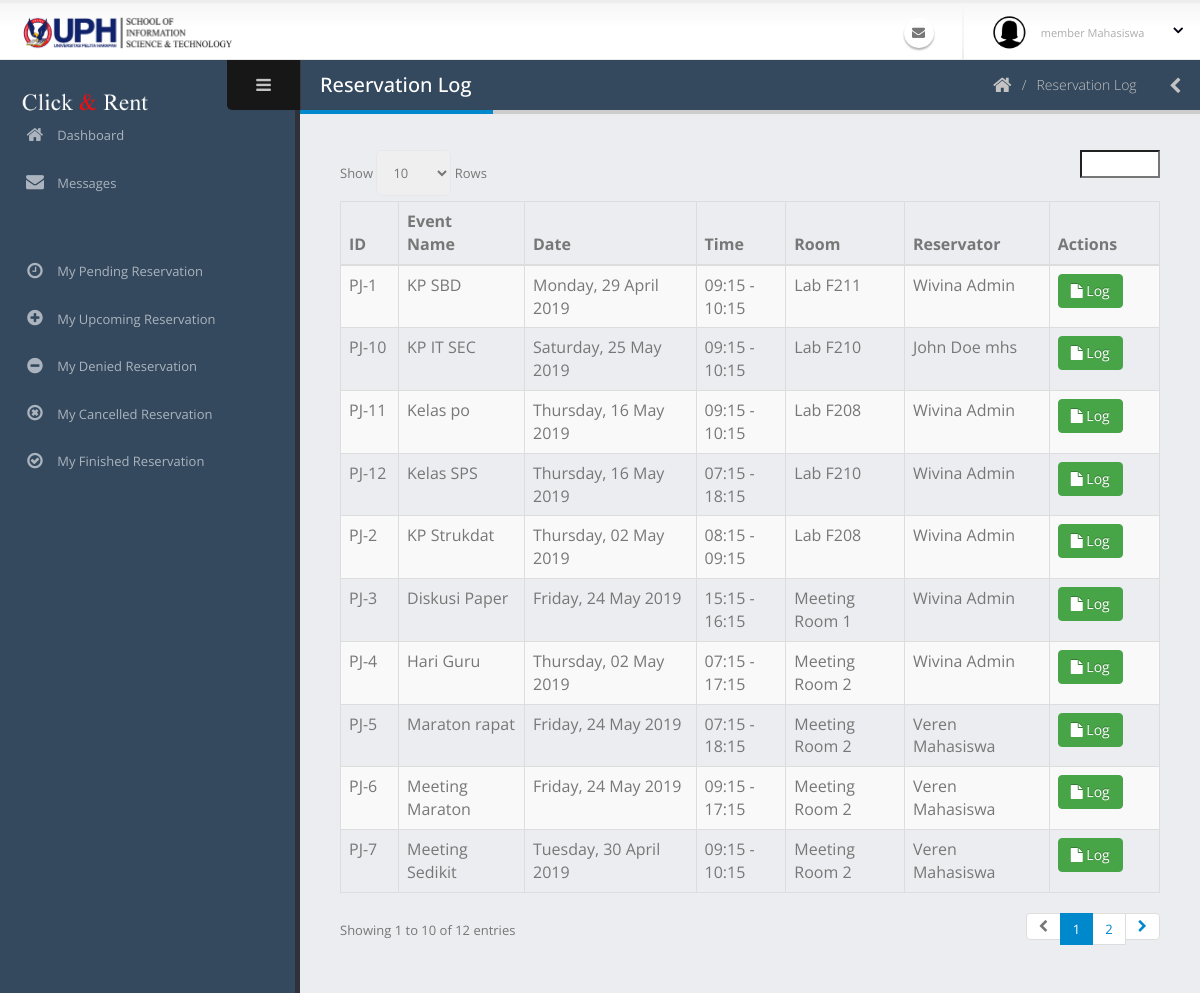
Before: /admin/logPeminjaman.php with the older database file.
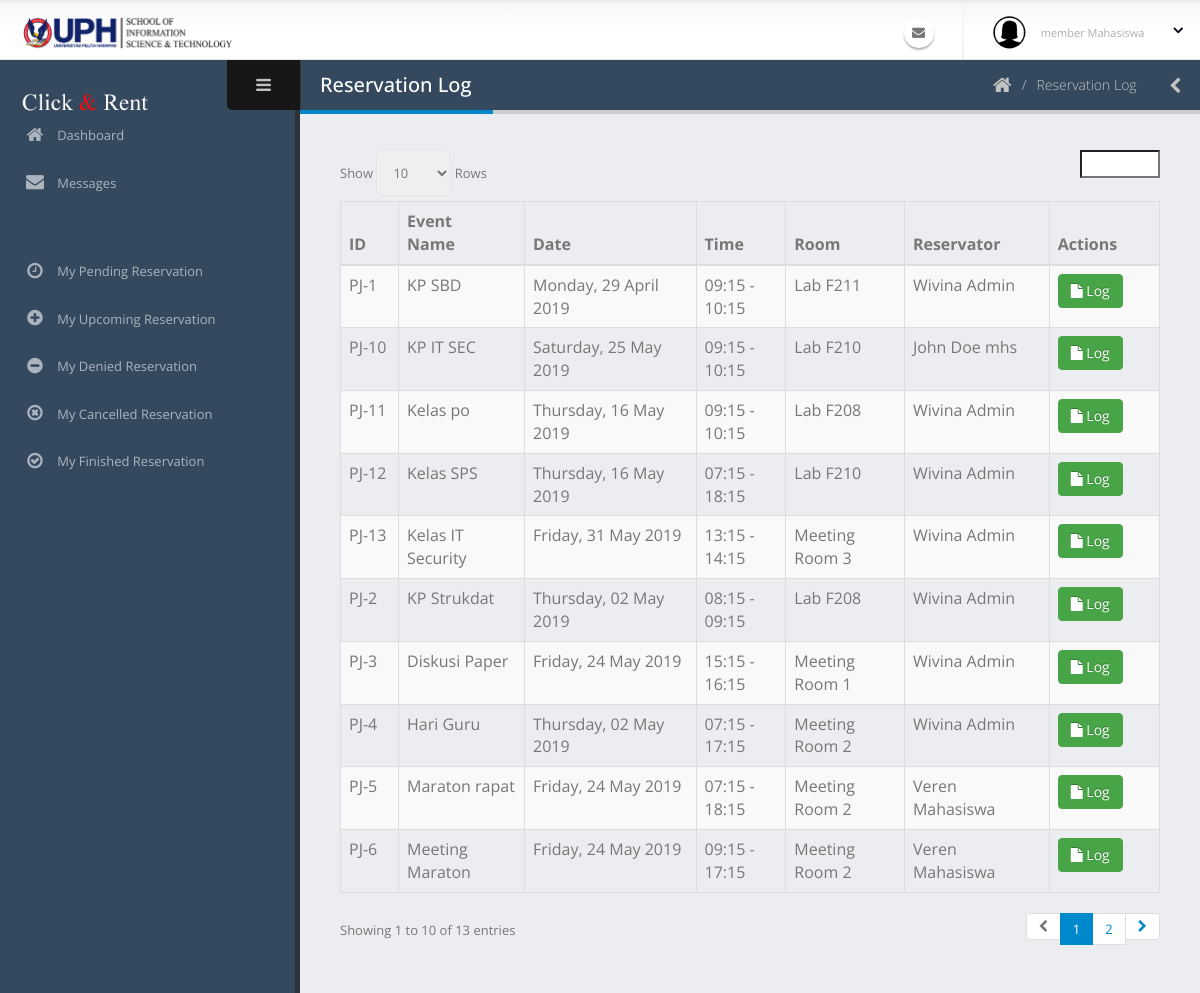
After: the same page with the newer database file.
### tables this page shows
CREATE TABLE `peminjaman` (
  `id_peminjaman` varchar(40) NOT NULL COMMENT 'PJ-0',
  `tanggal_peminjaman` date NOT NULL,
  `id_ruangan` varchar(40) NOT NULL,
  `waktu_mulai` time NOT NULL,
  `waktu_selesai` time NOT NULL,
  `id_pengguna` varchar(40) NOT NULL,
  `acara` varchar(70) NOT NULL,
  `jumlah_peserta` int(11) NOT NULL,
  `id_kategoriAcara` int(11) NOT NULL,
  `deskripsi_acara` text NOT NULL,
  `status_peminjaman` int(11) NOT NULL COMMENT '0:TUNGGU APPROVE, 1:APPROVED, 3:SELESAI, 4:TIDAK APPROVE 5:DIBATALKAN 6:TIMEOUT',
  `user_add` varchar(40) NOT NULL,
  `waktu_add` datetime NOT NULL,
  `user_edit` varchar(40) NOT NULL,
  `waktu_edit` datetime NOT NULL,
  `user_delete` varchar(40) NOT NULL,
  `waktu_delete` datetime NOT NULL,
  `status_delete` int(11) NOT NULL
);

CREATE TABLE `ruangan` (
  `id_ruangan` varchar(40) NOT NULL COMMENT 'R-0',
  `nama_ruangan` varchar(60) NOT NULL,
  `jenis_ruangan` int(11) NOT NULL COMMENT '1:LABORATORY, 2: MEETING ROOM',
  `gedung_lantai` varchar(20) NOT NULL,
  `kapasitas` int(11) NOT NULL,
  `deskripsi` text NOT NULL,
  `user_add` varchar(40) NOT NULL,
  `waktu_add` datetime NOT NULL,
  `user_edit` varchar(40) NOT NULL,
  `waktu_edit` datetime NOT NULL,
  `user_delete` varchar(40) NOT NULL,
  `waktu_delete` datetime NOT NULL,
  `status_delete` int(11) NOT NULL
);

CREATE TABLE `pengguna` (
  `id_pengguna` varchar(40) NOT NULL COMMENT 'USER-0',
  `email` varchar(50) NOT NULL,
  `kata_sandi` text NOT NULL,
  `nama_lengkap` varchar(60) NOT NULL,
  `jenis_kelamin` char(1) NOT NULL,
  `tanggal_lahir` date NOT NULL,
  `alamat` text NOT NULL,
  `no_hp` varchar(20) NOT NULL,
  `tanggal_masuk` date NOT NULL,
  `status_pengguna` int(11) NOT NULL COMMENT '1: SUPER ADMIN, 2: ADMIN, 3: MEMBER DOSEN, 4:MEMBER MAHASISWA',
  `status_daftar` int(11) NOT NULL COMMENT '0 =TIDAK AKTIF, 1=MENUNGGU APPROVE, 2=AKTIF, 3=DITOLAK',
  `user_add` varchar(40) NOT NULL,
  `waktu_add` datetime NOT NULL,
  `user_edit` varchar(40) NOT NULL,
  `waktu_edit` datetime NOT NULL,
  `user_delete` varchar(40) NOT NULL,
  `waktu_delete` datetime NOT NULL,
  `status_delete` int(11) NOT NULL
);

### admin/logPeminjaman.php (the view, shortened to what this page needs)
<?php include('../koneksi.php'); ?>
<?php include('req/head.php');?>
<?php include('req/header.php');?>
<?php include('req/leftbar.php');?>
	<section role="main" class="content-body">
		<header class="page-header">
			<h2>Reservation Log</h2>
			<div class="right-wrapper pull-right">
				<ol class="breadcrumbs">
					<li>
						<a href="index.php">
							<i class="fa fa-home"></i>
						</a>
					</li>
                    <li><span>Reservation Log</span></li>
				</ol>
				<a class="sidebar-right-toggle" data-open="sidebar-right"><i class="fa fa-chevron-left"></i></a>
			</div>
		</header>
        <div class="table-responsive">
            <table class="table table-bordered table-striped mb-none" id="datatable-default">
                <thead>
                    <tr>
                        <th>ID</th>
                        <th>Event Name</th>
                        <th>Date</th>
                        <th>Time</th>
                        <th>Room</th>
                        <th>Reservator</th>
                        <th>Actions</th>
                    </tr>
                </thead>
                <tbody>
                <?php
                        $query = mysqli_query($koneksi, "SELECT * FROM peminjaman join ruangan join pengguna on ruangan.id_ruangan = peminjaman.id_ruangan AND pengguna.id_pengguna=peminjaman.id_pengguna ORDER BY peminjaman.waktu_edit DESC");
if(mysqli_num_rows($query)==0){
    ?>
    <td colspan="7" style="text-align:center"><br><b>No Data</b></td>
<?php
}else{
                        while($data=mysqli_fetch_array($query)){
                            $time = $data['tanggal_peminjaman'];
                            $times = date("l, d F Y",strtotime($time));
                            $mulai = date("H:i",strtotime($data['waktu_mulai']));
                            $selesai = date("H:i",strtotime($data['waktu_selesai']));
                        ?>
                    <tr>
                        <td><?php echo $data['id_peminjaman'] ?></td>
                        <td><?php echo $data['acara'] ?></td>
                        <td><?php echo $times ?></td>
                        <td><?php echo $mulai . " - " . $selesai ?></td>
                        <td><?php echo $data['nama_ruangan'] ?></td>
                        <td><?php echo $data['nama_lengkap'] ?></td>
                        <td>
                           <a href="lihatLog.php?id=<?php echo $data['id_peminjaman'] ?>" class="btn btn-success"><i class='fa fa-file'></i> Log</a>
                        </td>
                    </tr>
                    <?php }} ?>
                </tbody>
            </table>
        </div>
<?php include('req/endtitle.php');?>
<?php include('req/script.php');?>

Changed rows visible on the page:
no longer on this page (row unchanged): peminjaman: id_peminjaman "PJ-7", acara "Meeting Sedikit", tanggal_peminjaman "Tuesday, 30 April 2019", waktu_mulai "09:15", waktu_selesai "10:15", id_ruangan.nama_ruangan "Meeting Room 2", id_pengguna.nama_lengkap "Veren Mahasiswa"
added peminjaman: id_peminjaman "PJ-13", acara "Kelas IT Security", tanggal_peminjaman "Friday, 31 May 2019", waktu_mulai "13:15", waktu_selesai "14:15", id_ruangan.nama_ruangan "Meeting Room 3", id_pengguna.nama_lengkap "Wivina Admin"
Other visible differences:
text written by a page script: "Show Rows Showing 1 to 10 of 12 entries 1 2" → "Show Rows Showing 1 to 10 of 13 entries 1 2"
